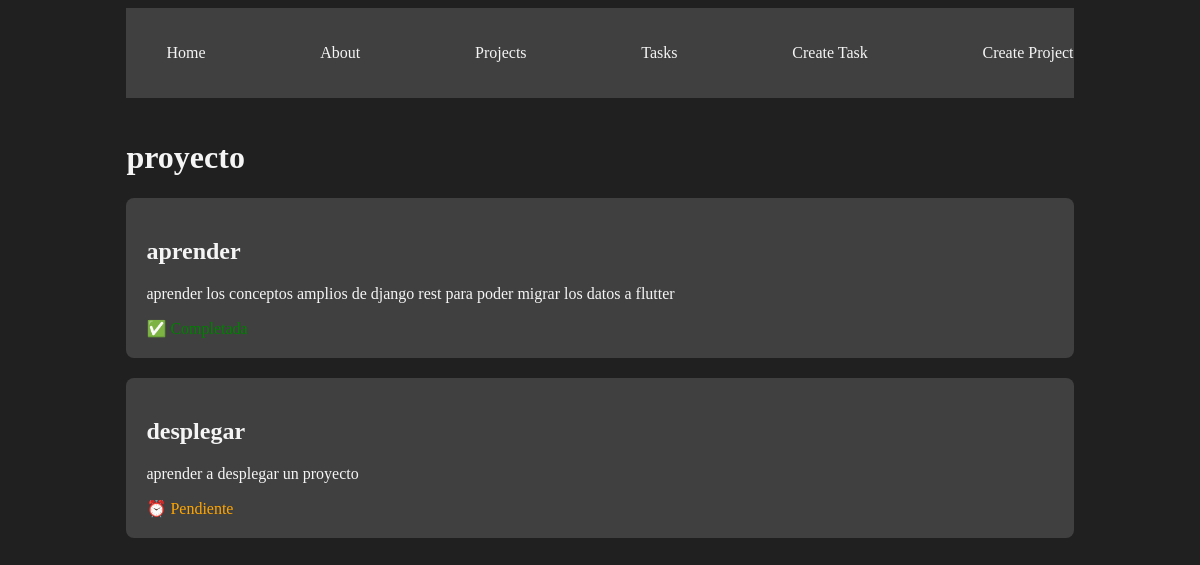
/projects/1, run on the app's committed database.
### myapp/models.py (models this page shows, shortened)
class Project (models.Model):
    name = models.CharField(max_length=100)

class task (models.Model):
    title = models.CharField(max_length=100)
    description = models.TextField()
    project = models.ForeignKey(Project, on_delete=models.CASCADE)
    done = models.BooleanField(default=False)

### myapp/views.py (the view)
# urls.py: path('projects/<int:id>', views.project_detail , name='projects_detail'),
def project_detail(request ,id):
    project = get_object_or_404(Project, id=id)
    tasks = task.objects.filter(project_id=id)
    return render(request, 'projects/detail.html',{
        'project': project ,
        'tasks': tasks
    })

### myapp/templates/projects/detail.html
{% extends 'layouts/base1.html' %}
{% block content %}
<h1>{{ project.name }}</h1>
{% if tasks %}
    {% for task in tasks %}
        <div class="card">
            <h2>{{ task.title }}</h2>
            <p>{{ task.description }}</p>
            {% if task.done %}
                <span style="color: green;">✅ Completada</span>
            {% else %}
                <span style="color: orange;">⏰ Pendiente</span>
            {% endif %}
        </div>
    {% endfor %}
{% else %}
    <div class="no-tasks">
        <p>No hay tareas asociadas a este proyecto por el momento.</p>
        <a href="{% url 'create_tasks' %}" class="btn">Crear nueva tarea</a>
    </div>
{% endif %}
{% endblock %}

### myapp/static/styles/main.css (style rules this page uses)
body { background: #202020; color : whitesmoke }
.card { background: #404040; padding: 20px; margin-bottom: 20px; border-radius: 8px; }

### data on the page
Project: name "proyecto"
task: title "aprender", description "aprender los conceptos amplios de django rest para poder migrar los datos a flutter", done "✅ Completada"
task: title "desplegar", description "aprender a desplegar un proyecto", done "⏰ Pendiente"
